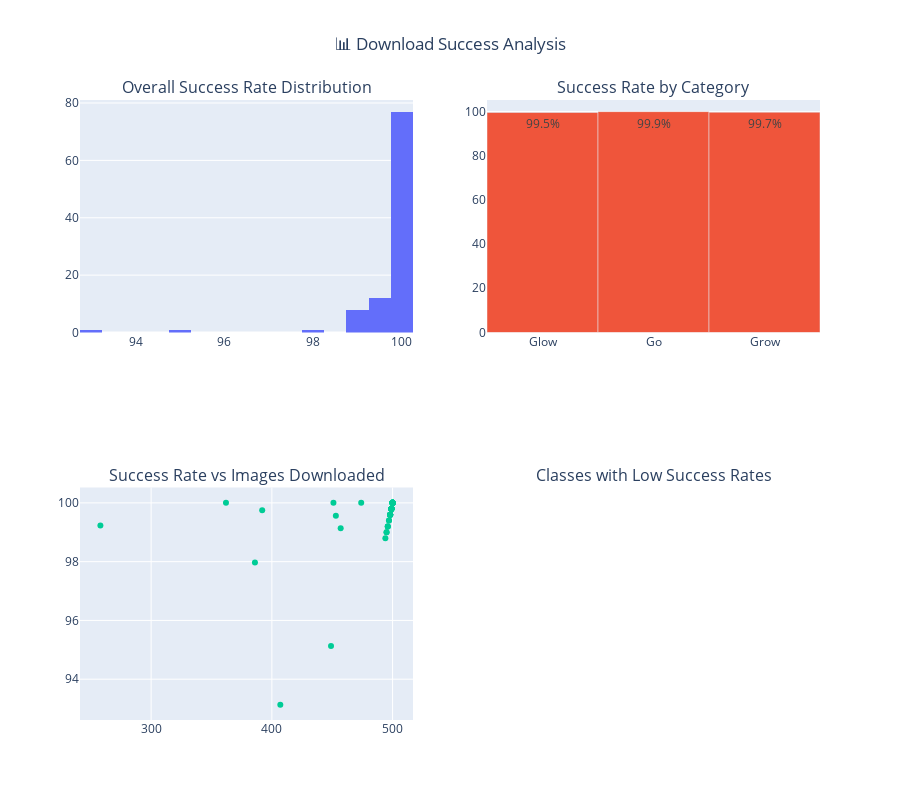

The notebook cell this image was saved under:
### Code cell
# Success rate analysis
plot_success_rates(summary_df, use_plotly=True)

### Figure 1 — Plotly figure (JSON) as saved in the notebook; plotly's stock layout.template omitted (floating-point values rounded to 4 significant figures)
{"data": [{"name": "Success Rate Distribution", "nbinsx": 20, "type": "histogram", "x": [99.8, 100.0, 99.4, 100.0, 100.0, 100.0, 99.6, 99.75, 95.13, 97.97, 100.0, 100.0, 100.0, 99.13, 99.8, 100.0, 100.0, 100.0, 99.8, 100.0, 100.0, 99.8, 99.8, 99.23, 100.0, 100.0, 99.8, 99.8, 99.2, 99.2, 98.8, 99.56, 99.2, 99.0, 100.0, 99.6, 99.8, 100.0, 99.8, 99.8, 99.6, 99.8, 100.0, 100.0, 99.8, 100.0, 100.0, 100.0, 100.0, 100.0, 100.0, 100.0, 99.8, 100.0, 99.8, 100.0, 100.0, 99.8, 100.0, 100.0, 100.0, 99.6, 100.0, 100.0, 100.0, 100.0, 100.0, 99.8, 99.8, 99.6, 100.0, 100.0, 100.0, 99.8, 100.0, 100.0, 99.0, 99.6, 99.6, 100.0, 100.0, 100.0, 93.14, 100.0, 100.0, 100.0, 100.0, 100.0, 100.0, 100.0, 99.6, 99.8, 99.4, 99.8, 99.8, 100.0, 100.0, 100.0, 99.8, 100.0], "xaxis": "x", "yaxis": "y"}, {"name": "Category Success Rate", "text": ["99.5%", "99.9%", "99.7%"], "textposition": "auto", "type": "bar", "x": ["Glow", "Go", "Grow"], "xaxis": "x2", "y": [99.52, 99.92, 99.65], "yaxis": "y2"}, {"mode": "markers", "name": "Success vs Count", "text": ["Adobong Kangkong", "Adobong Sitaw", "Adobong Talong", "Ampalaya con Itlog", "Bulanglang", "Chopsuey", "Ensaladang Ampalaya", "Ensaladang Lato", "Ensaladang Mangga", "Ensaladang Talong", "Ginataang Kalabasa at Sitaw", "Ginataang Langka", "Ginataang Puso ng Saging", "Ginisang Ampalaya", "Ginisang Monggo", "Ginisang Pechay", "Ginisang Repolyo", "Ginisang Sayote", "Ginisang Sitaw", "Gising-Gising", "Inabraw", "Inihaw na Talong", "Laing", "Laswa", "Lumpiang Sariwa", "Lumpiang Togue", "Nilagang Gulay", "Okoy", "Pakbet Ilokano", "Pakbet Tagalog", "Pinakbet", "Pritong Talong", "Relyenong Talong", "Tortang Talong", "Arroz Caldo", "Banana Cue", "Bangsilog", "Batchoy", "Bibingka", "Biko", "Champorado", "Cornsilog", "Espasol", "Goto", "Hotsilog", "Kamote Cue", "Kutsinta", "Longsilog", "Palitaw", "Pancit Bihon", "Pancit Canton", "Pancit Habhab", "Pancit Lomi", "Pancit Malabon", "Pancit Mami", "Pancit Palabok", "Pandesal", "Puto", "Puto Bumbong", "Sapin-sapin", "Sinangag", "Spamsilog", "Suman", "Tapsilog", "Tocilog", "Turon", "White Rice", "Adobo sa Gata", "Adobong Baboy", "Adobong Dilaw", "Adobong Manok", "Adobong Pula", "Adobong Pusit", "Balut", "Bicol Express", "Binagoongan", "Bistek", "Bopis", "Crispy Pata", "Dinuguan", "Inasal na Isol", "Inasal na Paa", "Inasal na Pakpak", "Inasal na Pecho", "Inihaw na Liempo", "Kalderetang Baboy", "Kalderetang Baka", "Kalderetang Kambing", "Kalderetang Manok", "Kare-Kare", "Lechon", "Maskara", "Papaitan", "Pork Barbecue", "Sinigang na Baboy", "Sinigang na Baka", "Sinigang na Bangus", "Sinigang na Hipon", "Tinola", "Tokwa't Baboy"], "type": "scatter", "x": [499, 500, 497, 500, 500, 500, 498, 392, 449, 386, 500, 474, 500, 457, 499, 500, 500, 451, 499, 500, 362, 499, 499, 258, 500, 500, 499, 499, 496, 496, 494, 453, 496, 495, 500, 498, 499, 500, 499, 499, 498, 499, 500, 500, 499, 500, 500, 500, 500, 500, 500, 500, 499, 500, 499, 500, 500, 499, 500, 500, 500, 498, 500, 500, 500, 500, 500, 499, 499, 498, 500, 500, 500, 499, 500, 500, 495, 498, 498, 500, 500, 500, 407, 500, 500, 500, 500, 500, 500, 500, 498, 499, 497, 499, 499, 500, 500, 500, 499, 500], "xaxis": "x3", "y": [99.8, 100.0, 99.4, 100.0, 100.0, 100.0, 99.6, 99.75, 95.13, 97.97, 100.0, 100.0, 100.0, 99.13, 99.8, 100.0, 100.0, 100.0, 99.8, 100.0, 100.0, 99.8, 99.8, 99.23, 100.0, 100.0, 99.8, 99.8, 99.2, 99.2, 98.8, 99.56, 99.2, 99.0, 100.0, 99.6, 99.8, 100.0, 99.8, 99.8, 99.6, 99.8, 100.0, 100.0, 99.8, 100.0, 100.0, 100.0, 100.0, 100.0, 100.0, 100.0, 99.8, 100.0, 99.8, 100.0, 100.0, 99.8, 100.0, 100.0, 100.0, 99.6, 100.0, 100.0, 100.0, 100.0, 100.0, 99.8, 99.8, 99.6, 100.0, 100.0, 100.0, 99.8, 100.0, 100.0, 99.0, 99.6, 99.6, 100.0, 100.0, 100.0, 93.14, 100.0, 100.0, 100.0, 100.0, 100.0, 100.0, 100.0, 99.6, 99.8, 99.4, 99.8, 99.8, 100.0, 100.0, 100.0, 99.8, 100.0], "yaxis": "y3"}], "layout": {"annotations": [{"font": {"size": 16}, "showarrow": false, "text": "Overall Success Rate Distribution", "x": 0.225, "xanchor": "center", "xref": "paper", "y": 1, "yanchor": "bottom", "yref": "paper"}, {"font": {"size": 16}, "showarrow": false, "text": "Success Rate by Category", "x": 0.775, "xanchor": "center", "xref": "paper", "y": 1, "yanchor": "bottom", "yref": "paper"}, {"font": {"size": 16}, "showarrow": false, "text": "Success Rate vs Images Downloaded", "x": 0.225, "xanchor": "center", "xref": "paper", "y": 0.375, "yanchor": "bottom", "yref": "paper"}, {"font": {"size": 16}, "showarrow": false, "text": "Classes with Low Success Rates", "x": 0.775, "xanchor": "center", "xref": "paper", "y": 0.375, "yanchor": "bottom", "yref": "paper"}], "height": 800, "showlegend": false, "title": {"text": "📊 Download Success Analysis", "x": 0.5}, "xaxis": {"anchor": "y", "domain": [0, 0.45]}, "xaxis2": {"anchor": "y2", "domain": [0.55, 1]}, "xaxis3": {"anchor": "y3", "domain": [0, 0.45]}, "xaxis4": {"anchor": "y4", "domain": [0.55, 1]}, "yaxis": {"anchor": "x", "domain": [0.625, 1]}, "yaxis2": {"anchor": "x2", "domain": [0.625, 1]}, "yaxis3": {"anchor": "x3", "domain": [0, 0.375]}, "yaxis4": {"anchor": "x4", "domain": [0, 0.375]}}}
